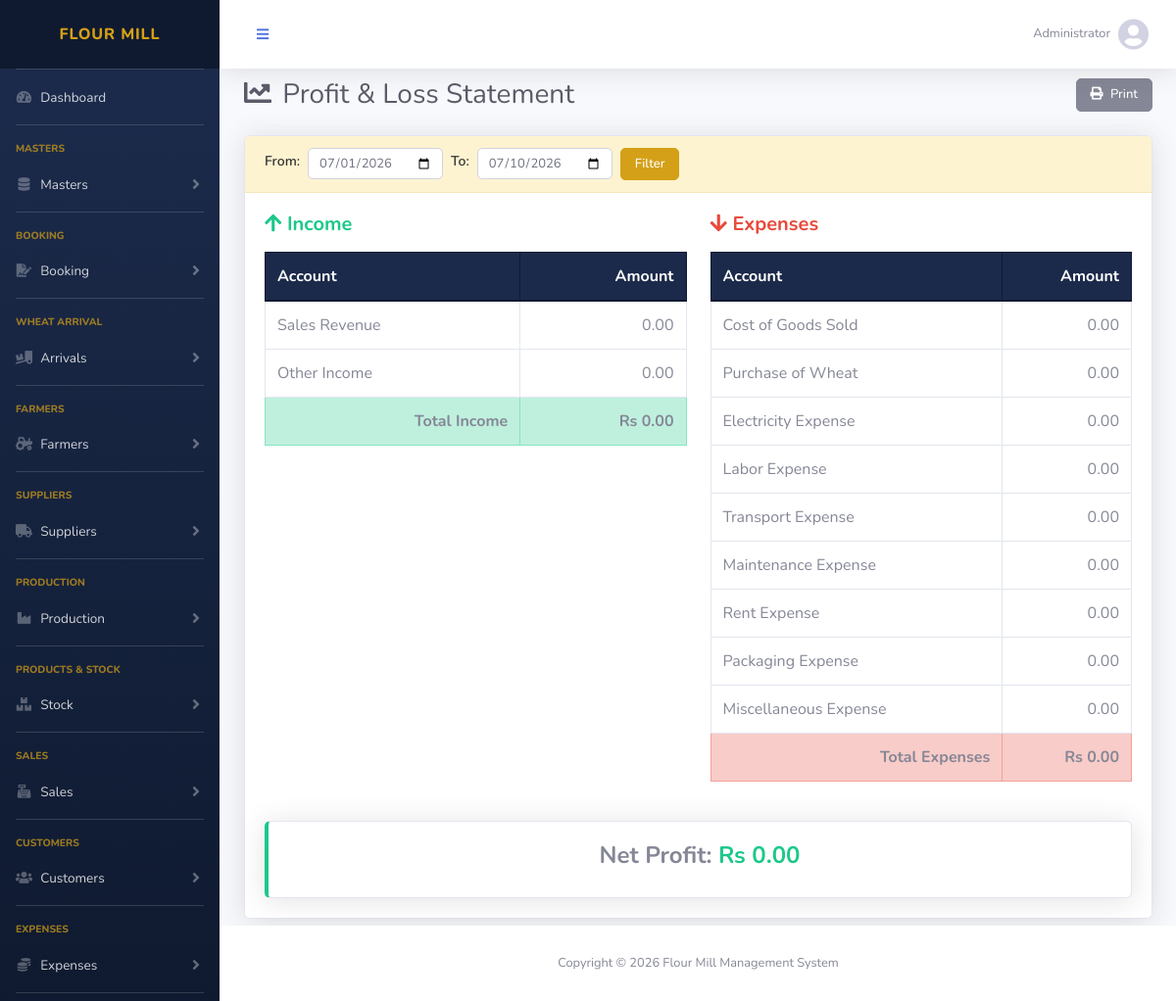
/modules/accounts/profit_loss.php (signed in), run on the app's committed database.
### tables this page shows
CREATE TABLE chart_of_accounts (
    id              INT AUTO_INCREMENT PRIMARY KEY,
    code            VARCHAR(20) NOT NULL UNIQUE,
    name            VARCHAR(150) NOT NULL,
    type            ENUM('asset','liability','equity','income','expense') NOT NULL,
    parent_id       INT DEFAULT NULL,
    opening_balance DECIMAL(12,2) DEFAULT 0.00,
    balance         DECIMAL(12,2) DEFAULT 0.00,
    status          ENUM('active','inactive') DEFAULT 'active',
    created_at      TIMESTAMP DEFAULT CURRENT_TIMESTAMP,
    FOREIGN KEY (parent_id) REFERENCES chart_of_accounts(id)
);

### includes/functions.php (called while the page is built, shortened)
<?php
function money($amount) {
    return number_format($amount, 2);
}

### modules/accounts/profit_loss.php (the view, shortened to what this page needs)
<?php
require_once '../../includes/db.php';
include '../../includes/header.php';
$from = $_GET['from'] ?? date('Y-m-01');
$to = $_GET['to'] ?? date('Y-m-d');
$incomes = $conn->query("SELECT id, code, name, balance FROM chart_of_accounts WHERE type='income' AND parent_id IS NOT NULL AND status='active' ORDER BY code");
$total_income = 0;
$expenses = $conn->query("SELECT id, code, name, balance FROM chart_of_accounts WHERE type='expense' AND parent_id IS NOT NULL AND status='active' ORDER BY code");
$total_expense = 0;
$income_journals = $conn->query("SELECT jei.account_id, COALESCE(SUM(jei.credit),0) as total FROM journal_entry_items jei JOIN journal_entries je ON jei.journal_id=je.id WHERE je.date BETWEEN '$from' AND '$to' AND jei.account_id IN (SELECT id FROM chart_of_accounts WHERE type='income') GROUP BY jei.account_id");
$income_map = []; while ($r = $income_journals->fetch_assoc()) $income_map[$r['account_id']] = $r['total'];
$expense_journals = $conn->query("SELECT jei.account_id, COALESCE(SUM(jei.debit),0) as total FROM journal_entry_items jei JOIN journal_entries je ON jei.journal_id=je.id WHERE je.date BETWEEN '$from' AND '$to' AND jei.account_id IN (SELECT id FROM chart_of_accounts WHERE type='expense') GROUP BY jei.account_id");
$expense_map = []; while ($r = $expense_journals->fetch_assoc()) $expense_map[$r['account_id']] = $r['total'];
?>
<div class="d-sm-flex align-items-center justify-content-between mb-4">
    <h1 class="h3 mb-0 text-gray-800"><i class="fas fa-chart-line mr-1"></i> Profit & Loss Statement</h1>
    <button class="btn btn-sm btn-secondary no-print" onclick="window.print()"><i class="fas fa-print mr-1"></i> Print</button>
</div>
<div class="card shadow mb-4">
    <div class="card-header">
        <form method="GET" class="form-inline">
            <label class="mr-2">From:</label>
            <input type="date" name="from" class="form-control form-control-sm mr-2" value="<?= $from ?>">
            <label class="mr-2">To:</label>
            <input type="date" name="to" class="form-control form-control-sm mr-2" value="<?= $to ?>">
            <button type="submit" class="btn btn-sm btn-primary">Filter</button>
        </form>
    </div>
    <div class="card-body">
        <div class="row">
            <div class="col-md-6">
                <h5 class="text-success font-weight-bold mb-3"><i class="fas fa-arrow-up"></i> Income</h5>
                <table class="table table-bordered">
                    <thead class="thead-dark"><tr><th>Account</th><th class="text-right">Amount</th></tr></thead>
                    <tbody>
                        <?php while ($inc = $incomes->fetch_assoc()):
                            $amt = $income_map[$inc['id']] ?? $inc['balance'];
                            $total_income += $amt;
                        ?>
                        <tr><td><?= htmlspecialchars($inc['name']) ?></td><td class="text-right"><?= money($amt) ?></td></tr>
                        <?php endwhile; ?>
                    </tbody>
                    <tfoot class="table-success">
                        <tr><th class="text-right">Total Income</th><th class="text-right">Rs <?= money($total_income) ?></th></tr>
                    </tfoot>
                </table>
            </div>
            <div class="col-md-6">
                <h5 class="text-danger font-weight-bold mb-3"><i class="fas fa-arrow-down"></i> Expenses</h5>
                <table class="table table-bordered">
                    <thead class="thead-dark"><tr><th>Account</th><th class="text-right">Amount</th></tr></thead>
                    <tbody>
                        <?php while ($exp = $expenses->fetch_assoc()):
                            $amt = $expense_map[$exp['id']] ?? $exp['balance'];
                            $total_expense += $amt;
                        ?>
                        <tr><td><?= htmlspecialchars($exp['name']) ?></td><td class="text-right"><?= money($amt) ?></td></tr>
                        <?php endwhile; ?>
                    </tbody>
                    <tfoot class="table-danger">
                        <tr><th class="text-right">Total Expenses</th><th class="text-right">Rs <?= money($total_expense) ?></th></tr>
                    </tfoot>
                </table>
            </div>
        </div>
        <div class="row mt-4">
            <div class="col-md-12">
                <div class="card border-left-<?= ($total_income - $total_expense) >= 0 ? 'success' : 'danger' ?> shadow">
                    <div class="card-body text-center">
                        <h4 class="font-weight-bold">
                            Net <?= ($total_income - $total_expense) >= 0 ? 'Profit' : 'Loss' ?>:
                            <span class="<?= ($total_income - $total_expense) >= 0 ? 'text-success' : 'text-danger' ?>">
                                Rs <?= money(abs($total_income - $total_expense)) ?>
                            </span>
                        </h4>
                    </div>
                </div>
            </div>
        </div>
    </div>
</div>
<?php include '../../includes/footer.php'; ?>

### includes/header.php (style rules this page uses)
:root { --navy: #1B2A4A; --navy-dark: #0F1A30; --gold: #D4A017; --gold-dark: #B8860B; --gold-light: #FDF3D0; }
.btn-primary { background-color: var(--gold) !important; border-color: var(--gold) !important; color: #fff !important; }
.card-header { background-color: var(--gold-light) !important; border-bottom: 1px solid #F5E6B8 !important; }
.table .thead-dark th { background-color: var(--navy) !important; border-color: var(--navy-dark) !important; }
.form-control { width: 100% !important; height: 42px !important; font-size: 14px !important; padding: 8px 14px !important; border-radius: 5px !important; border: 1px solid #d1d3e2 !important; box-sizing: border-box !important; }
.form-control-sm { height: 32px !important; font-size: 13px !important; padding: 4px 10px !important; width: auto !important; }
label { font-size: 14px !important; font-weight: 600 !important; margin-bottom: 5px !important; color: #333 !important; }
.btn { padding: 8px 20px !important; font-size: 14px !important; border-radius: 5px !important; font-weight: 500 !important; }
.btn-sm { padding: 6px 14px !important; font-size: 13px !important; }

### data on the page
chart_of_accounts: name "Sales Revenue", balance "0.00"
chart_of_accounts: name "Other Income", balance "0.00"
chart_of_accounts: name "Cost of Goods Sold", balance "0.00"
chart_of_accounts: name "Purchase of Wheat", balance "0.00"
chart_of_accounts: name "Electricity Expense", balance "0.00"
chart_of_accounts: name "Labor Expense", balance "0.00"
chart_of_accounts: name "Transport Expense", balance "0.00"
chart_of_accounts: name "Maintenance Expense", balance "0.00"
chart_of_accounts: name "Rent Expense", balance "0.00"
chart_of_accounts: name "Packaging Expense", balance "0.00"
chart_of_accounts: name "Miscellaneous Expense", balance "0.00"

### other printed values
$_SESSION['full_name'] "Administrator"
money($total_income) "0.00"
money($total_expense) "0.00"
money(abs($total_income - $total_expense)) "0.00"
